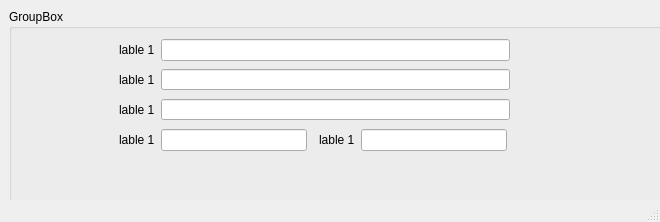
<?xml version="1.0" encoding="UTF-8"?>
<ui version="4.0">
 <class>MainWindow</class>
 <widget class="QMainWindow" name="MainWindow">
  <property name="geometry">
   <rect>
    <x>0</x>
    <y>0</y>
    <width>660</width>
    <height>222</height>
   </rect>
  </property>
  <property name="windowTitle">
   <string>MainWindow</string>
  </property>
  <widget class="QWidget" name="centralwidget">
   <widget class="QGroupBox" name="groupBox">
    <property name="geometry">
     <rect>
      <x>9</x>
      <y>9</y>
      <width>782</width>
      <height>541</height>
     </rect>
    </property>
    <property name="title">
     <string>GroupBox</string>
    </property>
    <widget class="QWidget" name="layoutWidget">
     <property name="geometry">
      <rect>
       <x>110</x>
       <y>120</y>
       <width>188</width>
       <height>22</height>
      </rect>
     </property>
     <layout class="QHBoxLayout" name="horizontalLayout_2">
      <item>
       <widget class="QLabel" name="label_2">
        <property name="text">
         <string>lable 1</string>
        </property>
       </widget>
      </item>
      <item>
       <widget class="QLineEdit" name="lineEdit_2"/>
      </item>
     </layout>
    </widget>
    <widget class="QWidget" name="layoutWidget_2">
     <property name="geometry">
      <rect>
       <x>110</x>
       <y>90</y>
       <width>391</width>
       <height>21</height>
      </rect>
     </property>
     <layout class="QHBoxLayout" name="horizontalLayout_3">
      <item>
       <widget class="QLabel" name="label_3">
        <property name="text">
         <string>lable 1</string>
        </property>
       </widget>
      </item>
      <item>
       <widget class="QLineEdit" name="lineEdit_3"/>
      </item>
     </layout>
    </widget>
    <widget class="QWidget" name="layoutWidget_3">
     <property name="geometry">
      <rect>
       <x>310</x>
       <y>120</y>
       <width>188</width>
       <height>22</height>
      </rect>
     </property>
     <layout class="QHBoxLayout" name="horizontalLayout_4">
      <item>
       <widget class="QLabel" name="label_4">
        <property name="text">
         <string>lable 1</string>
        </property>
       </widget>
      </item>
      <item>
       <widget class="QLineEdit" name="lineEdit_4"/>
      </item>
     </layout>
    </widget>
    <widget class="QWidget" name="layoutWidget_4">
     <property name="geometry">
      <rect>
       <x>110</x>
       <y>30</y>
       <width>391</width>
       <height>22</height>
      </rect>
     </property>
     <layout class="QHBoxLayout" name="horizontalLayout_5">
      <item>
       <widget class="QLabel" name="label_5">
        <property name="text">
         <string>lable 1</string>
        </property>
       </widget>
      </item>
      <item>
       <widget class="QLineEdit" name="lineEdit_5"/>
      </item>
     </layout>
    </widget>
    <widget class="QWidget" name="">
     <property name="geometry">
      <rect>
       <x>110</x>
       <y>60</y>
       <width>391</width>
       <height>21</height>
      </rect>
     </property>
     <layout class="QHBoxLayout" name="horizontalLayout">
      <item>
       <widget class="QLabel" name="label">
        <property name="text">
         <string>lable 1</string>
        </property>
       </widget>
      </item>
      <item>
       <widget class="QLineEdit" name="lineEdit"/>
      </item>
     </layout>
    </widget>
   </widget>
  </widget>
  <widget class="QMenuBar" name="menubar">
   <property name="geometry">
    <rect>
     <x>0</x>
     <y>0</y>
     <width>660</width>
     <height>21</height>
    </rect>
   </property>
  </widget>
  <widget class="QStatusBar" name="statusbar"/>
 </widget>
 <resources/>
 <connections/>
</ui>
